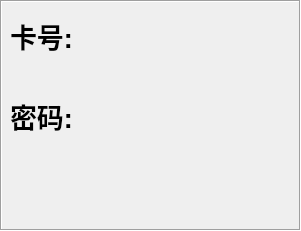
   <widget class="QFrame" name="frame_2">
    <property name="geometry">
     <rect>
      <x>70</x>
      <y>143</y>
      <width>301</width>
      <height>231</height>
     </rect>
    </property>
    <property name="sizePolicy">
     <sizepolicy hsizetype="Ignored" vsizetype="Ignored">
      <horstretch>0</horstretch>
      <verstretch>0</verstretch>
     </sizepolicy>
    </property>
    <property name="minimumSize">
     <size>
      <width>13</width>
      <height>0</height>
     </size>
    </property>
    <property name="font">
     <font>
      <pointsize>24</pointsize>
      <weight>75</weight>
      <bold>true</bold>
      <kerning>true</kerning>
     </font>
    </property>
    <property name="autoFillBackground">
     <bool>false</bool>
    </property>
    <property name="styleSheet">
     <string notr="true">background-image: url(:/background/qrc/background/back.png);
 </string>
    </property>
    <property name="frameShape">
     <enum>QFrame::Box</enum>
    </property>
    <property name="frameShadow">
     <enum>QFrame::Sunken</enum>
    </property>
    <widget class="QLabel" name="label_2">
     <property name="geometry">
      <rect>
       <x>10</x>
       <y>100</y>
       <width>61</width>
       <height>31</height>
      </rect>
     </property>
     <property name="font">
      <font>
       <pointsize>20</pointsize>
       <weight>75</weight>
       <italic>false</italic>
       <bold>true</bold>
      </font>
     </property>
     <property name="text">
      <string>密码:</string>
     </property>
    </widget>
    <widget class="QLabel" name="label_3">
     <property name="geometry">
      <rect>
       <x>10</x>
       <y>20</y>
       <width>61</width>
       <height>31</height>
      </rect>
     </property>
     <property name="font">
      <font>
       <family>Ubuntu</family>
       <pointsize>20</pointsize>
       <weight>75</weight>
       <italic>false</italic>
       <bold>true</bold>
      </font>
     </property>
     <property name="text">
      <string>卡号:</string>
     </property>
    </widget>
    <widget class="QLabel" name="label_speaker">
     <property name="geometry">
      <rect>
       <x>6</x>
       <y>160</y>
       <width>290</width>
       <height>61</height>
      </rect>
     </property>
     <property name="font">
      <font>
       <pointsize>22</pointsize>
       <weight>75</weight>
       <bold>true</bold>
       <underline>false</underline>
       <strikeout>false</strikeout>
       <kerning>true</kerning>
      </font>
     </property>
     <property name="text">
      <string/>
     </property>
    </widget>
    <widget class="QLabel" name="label_card_sn">
     <property name="geometry">
      <rect>
       <x>70</x>
       <y>22</y>
       <width>221</width>
       <height>31</height>
      </rect>
     </property>
     <property name="font">
      <font>
       <family>Courier 10 Pitch</family>
       <pointsize>20</pointsize>
       <weight>75</weight>
       <italic>false</italic>
       <bold>true</bold>
       <underline>false</underline>
       <kerning>true</kerning>
      </font>
     </property>
     <property name="text">
      <string/>
     </property>
    </widget>
    <widget class="QLabel" name="label_passwd">
     <property name="geometry">
      <rect>
       <x>70</x>
       <y>102</y>
       <width>221</width>
       <height>31</height>
      </rect>
     </property>
     <property name="font">
      <font>
       <pointsize>20</pointsize>
       <weight>75</weight>
       <italic>false</italic>
       <bold>true</bold>
       <kerning>true</kerning>
      </font>
     </property>
     <property name="text">
      <string/>
     </property>
    </widget>
   </widget>
